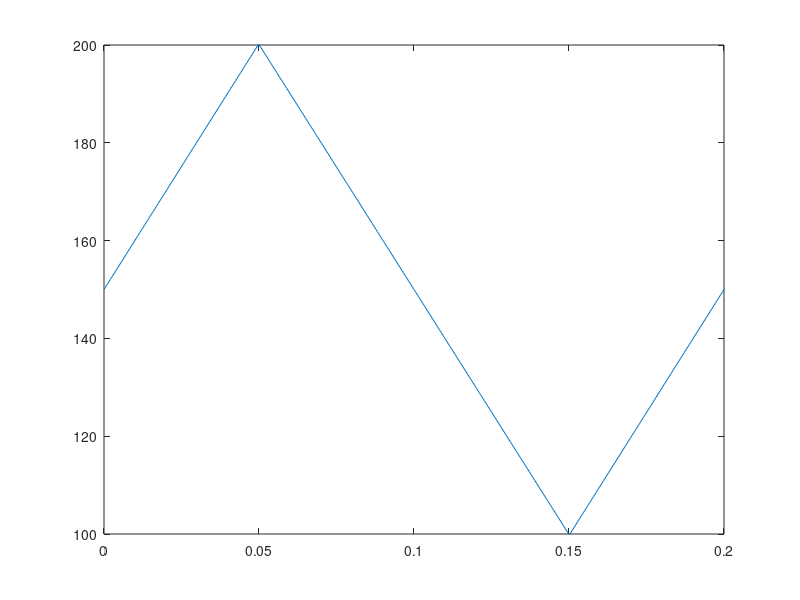

MATLAB code to generate this figure: (Note: this script raises an error after producing the figure.)
clc
clear
close all
%% Params

f = 5.0; % Hz
T = 1/f;

N = 500;
publish_rate = f*N

V_thrust = 1000; % mm/s
V_swing = 1000; % mm/s
V_return = 1000; % mm/s

L_touchdown = 150; % mm
L_liftoff = 200; % mm
L_swing = 100; % mm


%% Calculation

h = L_touchdown*ones(N,1);
t = linspace(0,T,N);

% thrust phase (1)
dh_thrust = L_liftoff - L_touchdown;
T_thrust = dh_thrust / V_thrust;
i_thrust = int32(T_thrust / T * N);
t_thrust = linspace(0,T_thrust,i_thrust);
h(1:i_thrust) = L_touchdown + (t_thrust/T_thrust).*(dh_thrust);

% swing phase (2)
dh_swing = L_swing - L_liftoff;
T_swing = -dh_swing / V_swing;
i_swing = int32(T_swing / T * N);
t_swing = -linspace(0,T_swing,i_swing);
h(i_thrust+1:i_thrust+i_swing) = L_liftoff - (t_swing/T_swing).*dh_swing;

% return phase (3)
dh_return = L_touchdown - L_swing;
T_return = dh_return / V_return;
i_return = int32(T_return / T * N);
t_return = linspace(0,T_return,i_return);
h(i_thrust+i_swing+1:i_thrust+i_swing+i_return) = L_swing + (t_return/T_return).*dh_return;

%% Visualize

figure
plot(t,h)


%% Save

x = zeros(N,1);
z = zeros(N,1);
dat = [x -h z];
writematrix(dat, 'hop-test.csv', 'Delimiter', ',')
